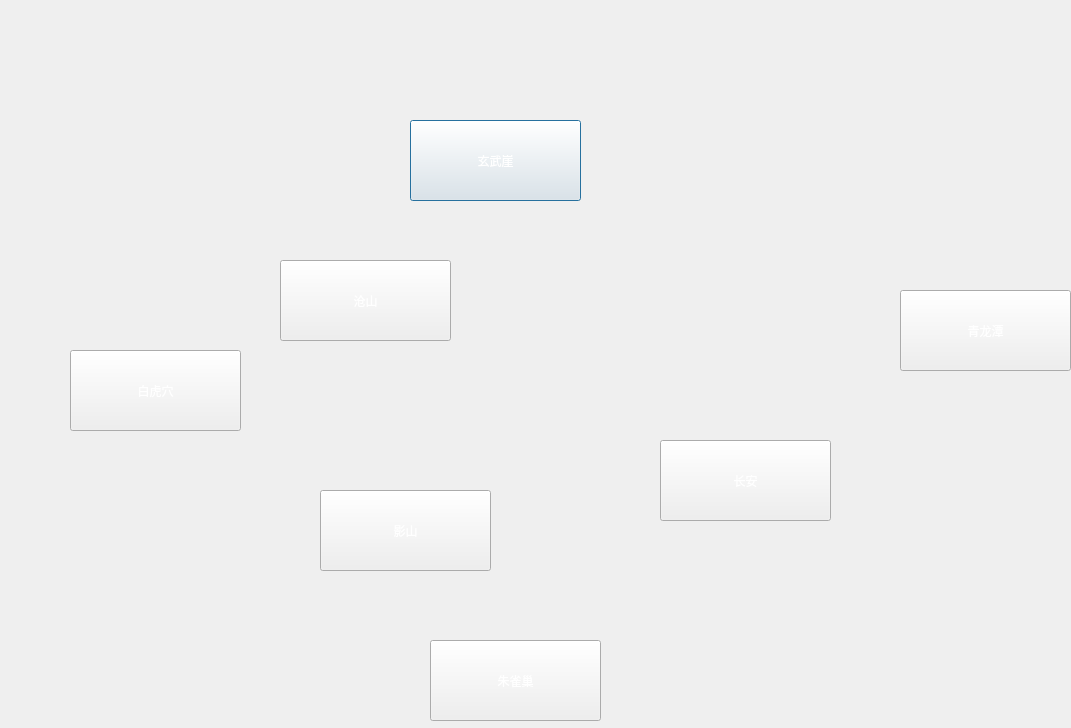
<?xml version="1.0" encoding="UTF-8"?>
<ui version="4.0">
 <class>Worldmap</class>
 <widget class="QDialog" name="Worldmap">
  <property name="geometry">
   <rect>
    <x>0</x>
    <y>0</y>
    <width>1071</width>
    <height>728</height>
   </rect>
  </property>
  <property name="sizePolicy">
   <sizepolicy hsizetype="Fixed" vsizetype="Fixed">
    <horstretch>0</horstretch>
    <verstretch>0</verstretch>
   </sizepolicy>
  </property>
  <property name="minimumSize">
   <size>
    <width>1071</width>
    <height>728</height>
   </size>
  </property>
  <property name="maximumSize">
   <size>
    <width>1071</width>
    <height>728</height>
   </size>
  </property>
  <property name="windowTitle">
   <string>无涯</string>
  </property>
  <property name="windowIcon">
   <iconset resource="Menu.qrc">
    <normaloff>:/icon/Resources/无涯.png</normaloff>:/icon/Resources/无涯.png</iconset>
  </property>
  <property name="styleSheet">
   <string notr="true">border-image: url(:/image/Resources/worldmap4.png);</string>
  </property>
  <widget class="QPushButton" name="btnXuanwu">
   <property name="geometry">
    <rect>
     <x>410</x>
     <y>120</y>
     <width>171</width>
     <height>81</height>
    </rect>
   </property>
   <property name="styleSheet">
    <string notr="true">border-image: url(:/other/Resources/透明背景.png);
border-image: url(:/other/Resources/边框2.png);
color: rgb(255, 255, 255);
font: 22pt &quot;隶书&quot;;</string>
   </property>
   <property name="text">
    <string>玄武崖</string>
   </property>
  </widget>
  <widget class="QPushButton" name="btnBaihu">
   <property name="geometry">
    <rect>
     <x>70</x>
     <y>350</y>
     <width>171</width>
     <height>81</height>
    </rect>
   </property>
   <property name="styleSheet">
    <string notr="true">border-image: url(:/other/Resources/透明背景.png);
border-image: url(:/other/Resources/边框2.png);
color: rgb(255, 255, 255);
font: 22pt &quot;隶书&quot;;</string>
   </property>
   <property name="text">
    <string>白虎穴</string>
   </property>
  </widget>
  <widget class="QPushButton" name="btnCangshan">
   <property name="geometry">
    <rect>
     <x>280</x>
     <y>260</y>
     <width>171</width>
     <height>81</height>
    </rect>
   </property>
   <property name="styleSheet">
    <string notr="true">border-image: url(:/other/Resources/透明背景.png);
border-image: url(:/other/Resources/边框2.png);
color: rgb(255, 255, 255);
font: 22pt &quot;隶书&quot;;</string>
   </property>
   <property name="text">
    <string>沧山</string>
   </property>
  </widget>
  <widget class="QPushButton" name="btnZhuque">
   <property name="geometry">
    <rect>
     <x>430</x>
     <y>640</y>
     <width>171</width>
     <height>81</height>
    </rect>
   </property>
   <property name="styleSheet">
    <string notr="true">border-image: url(:/other/Resources/透明背景.png);
border-image: url(:/other/Resources/边框2.png);
color: rgb(255, 255, 255);
font: 22pt &quot;隶书&quot;;</string>
   </property>
   <property name="text">
    <string>朱雀巢</string>
   </property>
  </widget>
  <widget class="QPushButton" name="btnYingshan">
   <property name="geometry">
    <rect>
     <x>320</x>
     <y>490</y>
     <width>171</width>
     <height>81</height>
    </rect>
   </property>
   <property name="styleSheet">
    <string notr="true">border-image: url(:/other/Resources/透明背景.png);
border-image: url(:/other/Resources/边框2.png);
color: rgb(255, 255, 255);
font: 22pt &quot;隶书&quot;;</string>
   </property>
   <property name="text">
    <string>影山</string>
   </property>
  </widget>
  <widget class="QPushButton" name="btnChangan">
   <property name="geometry">
    <rect>
     <x>660</x>
     <y>440</y>
     <width>171</width>
     <height>81</height>
    </rect>
   </property>
   <property name="styleSheet">
    <string notr="true">border-image: url(:/other/Resources/透明背景.png);
border-image: url(:/other/Resources/边框2.png);
color: rgb(255, 255, 255);
font: 22pt &quot;隶书&quot;;</string>
   </property>
   <property name="text">
    <string>长安</string>
   </property>
  </widget>
  <widget class="QPushButton" name="btnQinglong">
   <property name="geometry">
    <rect>
     <x>900</x>
     <y>290</y>
     <width>171</width>
     <height>81</height>
    </rect>
   </property>
   <property name="styleSheet">
    <string notr="true">border-image: url(:/other/Resources/透明背景.png);
border-image: url(:/other/Resources/边框2.png);
color: rgb(255, 255, 255);
font: 22pt &quot;隶书&quot;;</string>
   </property>
   <property name="text">
    <string>青龙潭</string>
   </property>
  </widget>
 </widget>
 <layoutdefault spacing="6" margin="11"/>
 <resources>
  <include location="Menu.qrc"/>
 </resources>
 <connections/>
</ui>
